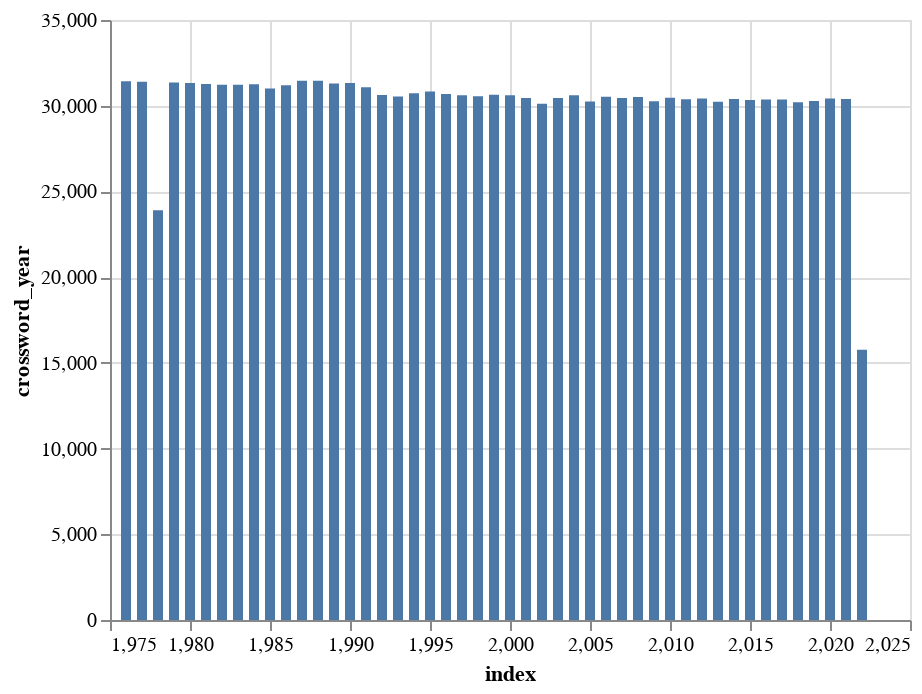

Write notebook code for a chart like this one.
### Code cell
count_words = df['crossword_year'].value_counts().reset_index()
count_words

alt.Chart(count_words).mark_bar().encode(
    x='index',
    y='crossword_year'
)

### Figure 1 — Vega-Lite specification as saved in the notebook (floating-point values rounded to 4 significant figures)
{"config": {"view": {"continuousWidth": 400, "continuousHeight": 300}}, "data": {"name": "data-b846ca45a36e5fd436edfa66af28ef3b"}, "mark": "bar", "encoding": {"x": {"field": "index", "type": "quantitative"}, "y": {"field": "crossword_year", "type": "quantitative"}}, "$schema": "https://vega.github.io/schema/vega-lite/v4.17.0.json", "datasets": {"data-b846ca45a36e5fd436edfa66af28ef3b": [{"index": 1987, "crossword_year": 31458}, {"index": 1988, "crossword_year": 31456}, {"index": 1976, "crossword_year": 31434}, {"index": 1977, "crossword_year": 31404}, {"index": 1979, "crossword_year": 31356}, {"index": 1980, "crossword_year": 31332}, {"index": 1990, "crossword_year": 31328}, {"index": 1989, "crossword_year": 31302}, {"index": 1981, "crossword_year": 31260}, {"index": 1984, "crossword_year": 31252}, {"index": 1983, "crossword_year": 31221}, {"index": 1982, "crossword_year": 31216}, {"index": 1986, "crossword_year": 31190}, {"index": 1991, "crossword_year": 31074}, {"index": 1985, "crossword_year": 31002}, {"index": 1995, "crossword_year": 30827}, {"index": 1994, "crossword_year": 30722}, {"index": 1996, "crossword_year": 30688}, {"index": 1999, "crossword_year": 30633}, {"index": 1992, "crossword_year": 30626}, {"index": 2004, "crossword_year": 30616}, {"index": 2000, "crossword_year": 30611}, {"index": 1997, "crossword_year": 30606}, {"index": 1998, "crossword_year": 30546}, {"index": 1993, "crossword_year": 30535}, {"index": 2006, "crossword_year": 30523}, {"index": 2008, "crossword_year": 30505}, {"index": 2010, "crossword_year": 30467}, {"index": 2007, "crossword_year": 30457}, {"index": 2003, "crossword_year": 30452}, {"index": 2001, "crossword_year": 30446}, {"index": 2020, "crossword_year": 30423}, {"index": 2012, "crossword_year": 30420}, {"index": 2014, "crossword_year": 30396}, {"index": 2021, "crossword_year": 30393}, {"index": 2011, "crossword_year": 30374}, {"index": 2017, "crossword_year": 30369}, {"index": 2016, "crossword_year": 30365}, {"index": 2015, "crossword_year": 30339}, {"index": 2019, "crossword_year": 30280}, {"index": 2009, "crossword_year": 30260}, {"index": 2005, "crossword_year": 30245}, {"index": 2013, "crossword_year": 30233}, {"index": 2018, "crossword_year": 30205}, {"index": 2002, "crossword_year": 30120}, {"index": 1978, "crossword_year": 23900}, {"index": 2022, "crossword_year": 15770}]}}
